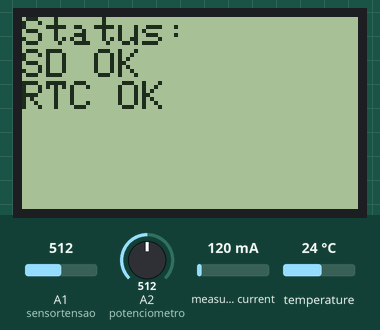
This sketch was run on a simulated Arduino Uno, built with avr-gcc and run on an emulated ATmega328P. On the bench: 84×48 one-colour display. The inputs (shaded band) are chosen by the test bench; at power-on: A1 (sensortensao) = 512, A2 (potenciometro) = 512, measured current 120 mA, temperature 24 °C. The local clock reads 2024-03-15 10:24:30 at power-on unless the sketch sets it; storage starts empty.

Above: at 0.2 s.
At 14.5 s:
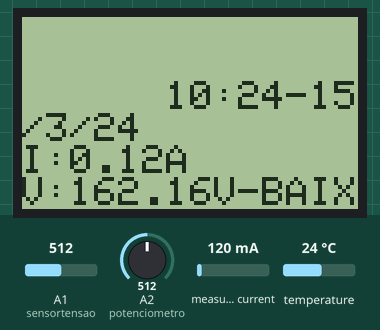
14.6 s: A1 (sensortensao) set to 464
At 16.7 s:
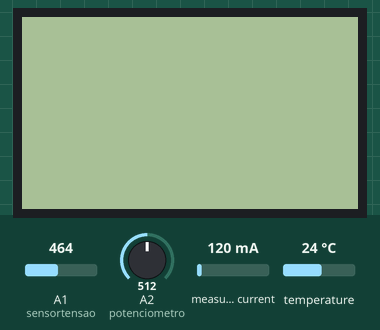
Timing chart, 0 to 18.2 s (numbered marks = the images above; inputs shaded):
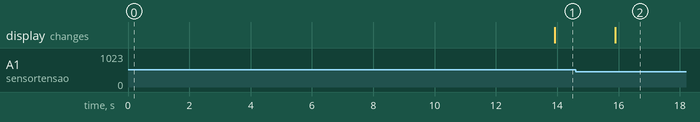

The sketch:

ArdunoFinal.ino
```cpp
int modulo_sd = 53;
int sensorcorrente = A0;
int sensortensao = A1;
int potenciometro = A2;
int sensorTemperatura = 41;
int testetensao;
int cont = 0;

//Módulo RTC
#include <Wire.h>
#include <TimeLib.h>
#include <DS1307RTC.h>
tmElements_t tm;

//Módulo SD
#include <SPI.h>
#include <SD.h>
Sd2Card card;
int aux = 0;

//Sensor Corrente
#include "EmonLib.h"
EnergyMonitor scorrente;

//Sensor Temperatura
#include <OneWire.h>
#include <DallasTemperature.h>
OneWire oneWire(sensorTemperatura);
DallasTemperature sensors(&oneWire);
DeviceAddress sensor1;

//Display
#include <Adafruit_GFX.h>
#include <Adafruit_PCD8544.h>
Adafruit_PCD8544 display = Adafruit_PCD8544(8, 9, 10, 11, 12);

void setup() {
  Serial.begin(9600);

  //pinMode(modulo_sd, OUTPUT);
  pinMode(sensorcorrente, INPUT);
  pinMode(sensortensao, INPUT);
  pinMode(potenciometro, INPUT);

  sensors.begin(); //Inicia sensor de temperatura
  if (!sensors.getAddress(sensor1, 0))
    Serial.println("Sensores nao encontrados !");

  scorrente.current(sensorcorrente, 58); //pino do sensor de corrente, constante

  display.begin();
  display.setContrast(50); //Ajusta o contraste do display
  display.clearDisplay();   //Apaga o buffer e o display
  display.setTextSize(1);  //Seta o tamanho do texto
  display.setTextColor(BLACK, WHITE);

  if (!card.init(SPI_HALF_SPEED, modulo_sd)) aux = 1;
  SD.begin(modulo_sd);
  RTC.chipPresent();
  verifica();

}

void loop() {

  limpaRuido();
  while (1) {

    if (cont == 30) {
      verifica();
      cont = 0;
    }
    File arquivo = SD.open("leituras.txt", FILE_WRITE);
    double corrente = calcCorrente();
    double potenciometro = calcPotenciometro();
    double tensao = calcTensao() * potenciometro;
    double temperatura = calcTemperatura();

    if ((analogRead(sensortensao) < 483)) testetensao = 127; //TENSÃO DE 127V
    else testetensao = 220; //TENSÃO DE 220V

    //Log no Cartão SD - 10,51,17,1,14,2017,14.130000,178.730000,14.130000
    if (RTC.read(tm)) {
      arquivo.print(tm.Hour);
      arquivo.print(',');
      arquivo.print(tm.Minute);
      arquivo.print(',');
      arquivo.print(tm.Second);
      arquivo.print(",");
      arquivo.print(tm.Month);
      arquivo.print(",");
      arquivo.print(tm.Day);
      arquivo.print(',');
      arquivo.print(tmYearToCalendar(tm.Year));
      arquivo.print(',');
      arquivo.print(corrente);
      arquivo.print(',');
      arquivo.print(tensao);
      arquivo.print(',');
      arquivo.println(temperatura);
      arquivo.close();
    }
    display.print(tm.Hour);
    display.print(':');
    display.print(tm.Minute);
    display.print("-");
    display.print(tm.Day);
    display.print('/');
    display.print(tm.Month);
    display.print("/");
    display.println(tmYearToCalendar(tm.Year) - 2000);

    //LOG NO DISPLAY
    display.print("I:");
    display.print(corrente);
    display.print("A\nV:");
    display.print(tensao);
    display.print("V");
    if (testetensao == 127) {
      if (tensao <= 109) display.print("-BAIXA");
      else if (tensao >= 135) display.print("-ALTA");
    } else {
      if (tensao <= 200) display.print("-BAIXA");
      else if (tensao >= 235) display.print("- ALTA");
    }

    display.print("\nP:");
    display.print(corrente * tensao);
    display.print("W");

    display.print("\nTemp:");
    display.print(temperatura);
    display.println("C");

    display.display();
    display.clearDisplay();

    delay(1000);
    cont++;
  }
}

void limpaRuido()
{
  for (int i = 0; i < 3; i++) {
    double corrente = calcCorrente();
    double potenciometro = calcPotenciometro();
    double tensao = calcTensao() * potenciometro;
    double temperatura = calcTemperatura();
    delay(1000);
  }
 delay(2000);
}

double calcTensao()
{
  double tensaorecebida, tensao;

  tensaorecebida = analogRead(sensortensao);
  if ((tensaorecebida > 100) & (tensaorecebida < 483)) //TENSÃO DE 127V
    tensao = ((tensaorecebida * 5) / 1023) * 74.2;
  else if ((tensaorecebida > 665) & (tensaorecebida < 1023)) //TENSÃO DE 220V
    tensao = ((tensaorecebida * 5) / 1023) * 57.0;
  else
    tensao = ((tensaorecebida * 5) / 1023) * 64.8;
  return tensao;
}

double calcCorrente()
{
  double corrente = scorrente.calcIrms(1480);
  if (corrente <= 0.1) corrente = 0;
  return corrente;
}

double calcTemperatura()
{
  sensors.requestTemperatures();
  float temperatura = sensors.getTempC(sensor1);
  return temperatura;
}

double calcPotenciometro()
{
  //int valPot = 0;
  float valPot = analogRead(potenciometro);
  valPot = map(valPot, 0, 1023, 80, 120) / 100.00;

  return valPot;
}

void verifica() {

  display.println("Status:");
  File arquivo = SD.open("leituras.txt", FILE_WRITE);
  if (aux == 0) {
    if (arquivo) {
      display.print("SD OK");
      arquivo.close();
    }
    else display.print("SD com erro no arquivo");
  }
  else display.print("SD nao encontrado");
  display.print("\n");

  if (RTC.read(tm)) {
    display.print("RTC OK");
  } else {
    if (RTC.chipPresent()) {
      display.print("RTC com hora e data desconfigurada - Carregar SetTime");
    }  else {
      display.print("RTC nao encontrado");
    }
  }
  display.display();
  delay(5000);
  display.clearDisplay();
}
```

Measured:
- the behaviour switches between 483 and 482 on A1 (sensortensao) (found by bisection; images 1 and 2)
